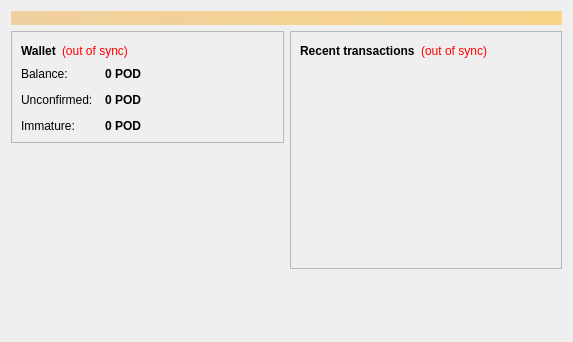
<?xml version="1.0" encoding="UTF-8"?>
<ui version="4.0">
 <class>OverviewPage</class>
 <widget class="QWidget" name="OverviewPage">
  <property name="geometry">
   <rect>
    <x>0</x>
    <y>0</y>
    <width>573</width>
    <height>342</height>
   </rect>
  </property>
  <property name="windowTitle">
   <string>Form</string>
  </property>
  <layout class="QVBoxLayout" name="topLayout">
   <item>
    <widget class="QLabel" name="labelAlerts">
     <property name="visible">
      <bool>false</bool>
     </property>
     <property name="styleSheet">
      <string notr="true">background-color: qlineargradient(x1: 0, y1: 0, x2: 1, y2: 0, stop:0 #F0D0A0, stop:1 #F8D488); color:#000000;</string>
     </property>
     <property name="wordWrap">
      <bool>true</bool>
     </property>
     <property name="margin">
      <number>3</number>
     </property>
    </widget>
   </item>
   <item>
    <layout class="QHBoxLayout" name="horizontalLayout" stretch="1,1">
     <item>
      <layout class="QVBoxLayout" name="verticalLayout_2">
       <item>
        <widget class="QFrame" name="frame">
         <property name="frameShape">
          <enum>QFrame::StyledPanel</enum>
         </property>
         <property name="frameShadow">
          <enum>QFrame::Raised</enum>
         </property>
         <layout class="QVBoxLayout" name="verticalLayout_4">
          <item>
           <layout class="QHBoxLayout" name="horizontalLayout_4">
            <item>
             <widget class="QLabel" name="label_5">
              <property name="font">
               <font>
                <weight>75</weight>
                <bold>true</bold>
               </font>
              </property>
              <property name="text">
               <string>Wallet</string>
              </property>
             </widget>
            </item>
            <item>
             <widget class="QLabel" name="labelWalletStatus">
              <property name="toolTip">
               <string>The displayed information may be out of date. Your wallet automatically synchronizes with the Podpaymentcoin network after a connection is established, but this process has not completed yet.</string>
              </property>
              <property name="styleSheet">
               <string notr="true">QLabel { color: red; }</string>
              </property>
              <property name="text">
               <string notr="true">(out of sync)</string>
              </property>
              <property name="alignment">
               <set>Qt::AlignLeading|Qt::AlignLeft|Qt::AlignVCenter</set>
              </property>
             </widget>
            </item>
            <item>
             <spacer name="horizontalSpacer_2">
              <property name="orientation">
               <enum>Qt::Horizontal</enum>
              </property>
              <property name="sizeHint" stdset="0">
               <size>
                <width>40</width>
                <height>20</height>
               </size>
              </property>
             </spacer>
            </item>
           </layout>
          </item>
          <item>
           <layout class="QFormLayout" name="formLayout_2">
            <property name="fieldGrowthPolicy">
             <enum>QFormLayout::AllNonFixedFieldsGrow</enum>
            </property>
            <property name="horizontalSpacing">
             <number>12</number>
            </property>
            <property name="verticalSpacing">
             <number>12</number>
            </property>
            <item row="0" column="0">
             <widget class="QLabel" name="label">
              <property name="text">
               <string>Balance:</string>
              </property>
             </widget>
            </item>
            <item row="0" column="1">
             <widget class="QLabel" name="labelBalance">
              <property name="font">
               <font>
                <weight>75</weight>
                <bold>true</bold>
               </font>
              </property>
              <property name="cursor">
               <cursorShape>IBeamCursor</cursorShape>
              </property>
              <property name="toolTip">
               <string>Your current balance</string>
              </property>
              <property name="text">
               <string notr="true">0 POD</string>
              </property>
              <property name="textInteractionFlags">
               <set>Qt::LinksAccessibleByMouse|Qt::TextSelectableByKeyboard|Qt::TextSelectableByMouse</set>
              </property>
             </widget>
            </item>
            <item row="1" column="0">
             <widget class="QLabel" name="label_3">
              <property name="text">
               <string>Unconfirmed:</string>
              </property>
             </widget>
            </item>
            <item row="1" column="1">
             <widget class="QLabel" name="labelUnconfirmed">
              <property name="font">
               <font>
                <weight>75</weight>
                <bold>true</bold>
               </font>
              </property>
              <property name="cursor">
               <cursorShape>IBeamCursor</cursorShape>
              </property>
              <property name="toolTip">
               <string>Total of transactions that have yet to be confirmed, and do not yet count toward the current balance</string>
              </property>
              <property name="text">
               <string notr="true">0 POD</string>
              </property>
              <property name="textInteractionFlags">
               <set>Qt::LinksAccessibleByMouse|Qt::TextSelectableByKeyboard|Qt::TextSelectableByMouse</set>
              </property>
             </widget>
            </item>
            <item row="2" column="0">
             <widget class="QLabel" name="labelImmatureText">
              <property name="text">
               <string>Immature:</string>
              </property>
             </widget>
            </item>
            <item row="2" column="1">
             <widget class="QLabel" name="labelImmature">
              <property name="font">
               <font>
                <weight>75</weight>
                <bold>true</bold>
               </font>
              </property>
              <property name="toolTip">
               <string>Mined balance that has not yet matured</string>
              </property>
              <property name="text">
               <string notr="true">0 POD</string>
              </property>
              <property name="textInteractionFlags">
               <set>Qt::LinksAccessibleByMouse|Qt::TextSelectableByKeyboard|Qt::TextSelectableByMouse</set>
              </property>
             </widget>
            </item>
           </layout>
          </item>
         </layout>
        </widget>
       </item>
       <item>
        <spacer name="verticalSpacer">
         <property name="orientation">
          <enum>Qt::Vertical</enum>
         </property>
         <property name="sizeHint" stdset="0">
          <size>
           <width>20</width>
           <height>40</height>
          </size>
         </property>
        </spacer>
       </item>
      </layout>
     </item>
     <item>
      <layout class="QVBoxLayout" name="verticalLayout_3">
       <item>
        <widget class="QFrame" name="frame_2">
         <property name="frameShape">
          <enum>QFrame::StyledPanel</enum>
         </property>
         <property name="frameShadow">
          <enum>QFrame::Raised</enum>
         </property>
         <layout class="QVBoxLayout" name="verticalLayout">
          <item>
           <layout class="QHBoxLayout" name="horizontalLayout_2">
            <item>
             <widget class="QLabel" name="label_4">
              <property name="text">
               <string>&lt;b&gt;Recent transactions&lt;/b&gt;</string>
              </property>
             </widget>
            </item>
            <item>
             <widget class="QLabel" name="labelTransactionsStatus">
              <property name="toolTip">
               <string>The displayed information may be out of date. Your wallet automatically synchronizes with the Podpaymentcoin network after a connection is established, but this process has not completed yet.</string>
              </property>
              <property name="styleSheet">
               <string notr="true">QLabel { color: red; }</string>
              </property>
              <property name="text">
               <string notr="true">(out of sync)</string>
              </property>
              <property name="alignment">
               <set>Qt::AlignRight|Qt::AlignTrailing|Qt::AlignVCenter</set>
              </property>
             </widget>
            </item>
            <item>
             <spacer name="horizontalSpacer">
              <property name="orientation">
               <enum>Qt::Horizontal</enum>
              </property>
              <property name="sizeHint" stdset="0">
               <size>
                <width>40</width>
                <height>20</height>
               </size>
              </property>
             </spacer>
            </item>
           </layout>
          </item>
          <item>
           <widget class="QListView" name="listTransactions">
            <property name="styleSheet">
             <string notr="true">QListView { background: transparent; }</string>
            </property>
            <property name="frameShape">
             <enum>QFrame::NoFrame</enum>
            </property>
            <property name="verticalScrollBarPolicy">
             <enum>Qt::ScrollBarAlwaysOff</enum>
            </property>
            <property name="horizontalScrollBarPolicy">
             <enum>Qt::ScrollBarAlwaysOff</enum>
            </property>
            <property name="selectionMode">
             <enum>QAbstractItemView::NoSelection</enum>
            </property>
           </widget>
          </item>
         </layout>
        </widget>
       </item>
       <item>
        <spacer name="verticalSpacer_2">
         <property name="orientation">
          <enum>Qt::Vertical</enum>
         </property>
         <property name="sizeHint" stdset="0">
          <size>
           <width>20</width>
           <height>40</height>
          </size>
         </property>
        </spacer>
       </item>
      </layout>
     </item>
    </layout>
   </item>
  </layout>
 </widget>
 <resources/>
 <connections/>
</ui>
